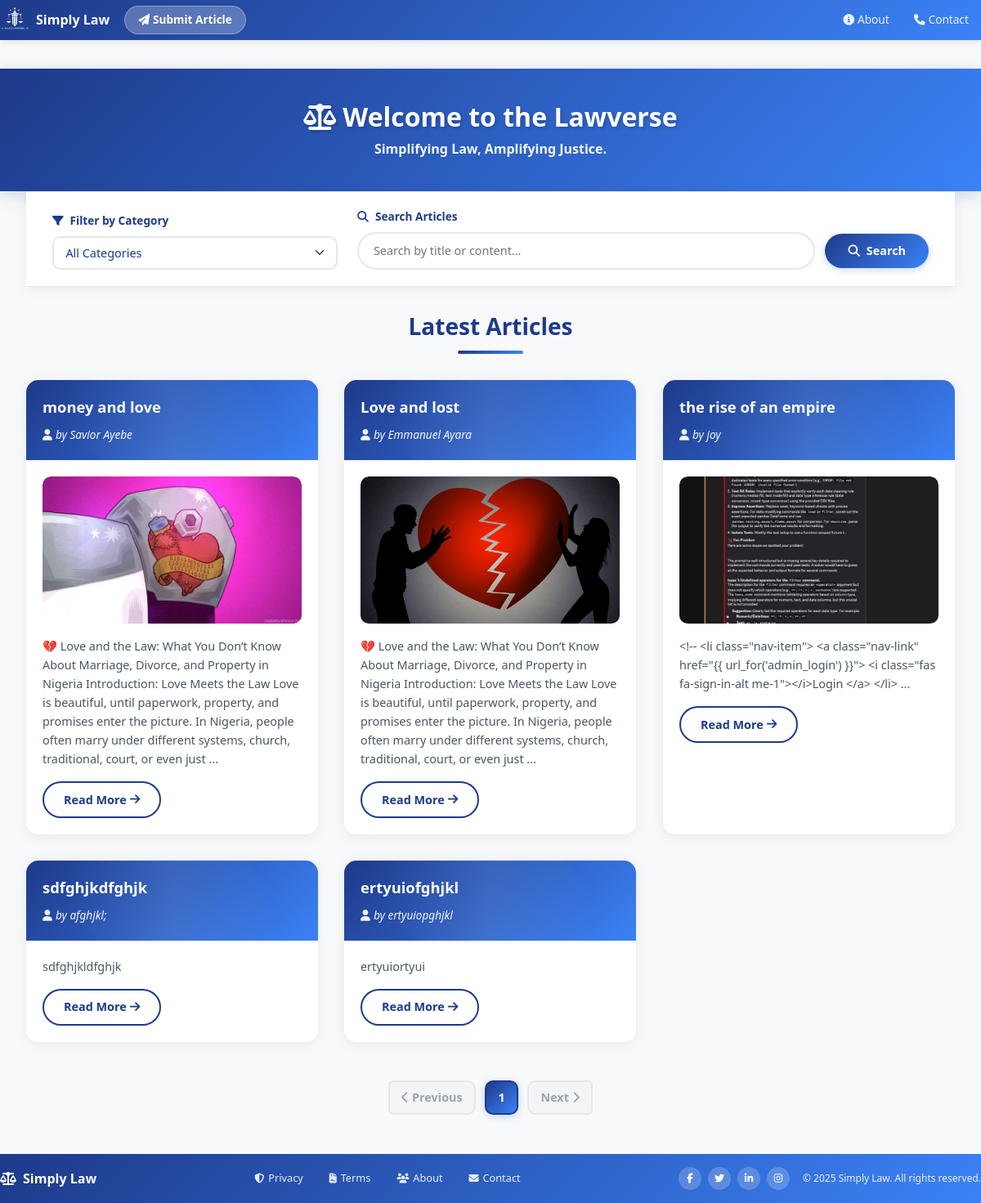
The page / on the database its author committed.
### models.py (models this page shows)
class Article(db.Model):
    id = db.Column(db.Integer, primary_key=True)
    email = db.Column(db.String(120))
    title = db.Column(db.String(100), nullable=False)
    content = db.Column(db.Text, nullable=False)
    author = db.Column(db.String(100), nullable=False)
    date_posted = db.Column(db.DateTime, default=datetime.utcnow)
    comments = db.relationship('Comment', backref='article', lazy=True)
    likes = db.Column(db.Integer, default=0, nullable=False)
    status = db.Column(db.String(20), nullable=False, default='pending')
    views = db.Column(db.Integer, default=0)
    date_submitted = db.Column(db.DateTime, default=datetime.utcnow)
    cover_image = db.Column(db.String(100))  # New field
    document_filename = db.Column(db.String(120), nullable=True)
    category = db.Column(db.String(100), nullable=False, default='General')
    approved = db.Column(db.Boolean, default=False)  # <- important!

### routes.py (the view, shortened to what this page needs)
    @app.route('/')
    def home():
        page = request.args.get('page', 1, type=int)
        category = request.args.get('category')
        search_query = request.args.get('search', '', type=str)
        per_page = 6
        query = Article.query.filter(Article.status == 'approved')
        if category:
            query = query.filter(Article.category == category)
        articles = query.order_by(Article.date_posted.desc()) \
                        .paginate(page=page, per_page=per_page)
        categories = db.session.query(Article.category).distinct().all()
        return render_template(
            'home.html',
            articles=articles,
            categories=categories,
            selected_category=category,
            search_query=search_query,
        )

### templates/home.html (shortened to what this page needs)
{% extends 'layout.html' %}
{% block content %}
<div class="container mt-4">
    <div class="hero-section">
        <div class="content-wrapper text-center">
            <h1 class="hero-title">
                <i class="fas fa-balance-scale me-2"></i>Welcome to the Lawverse
            </h1>
            <p class="hero-subtitle mb-0">
              <strong>Simplifying Law, Amplifying Justice.</strong>
            </p>
        </div>
    </div>
    <div class="content-wrapper">
        <div class="controls-section">
            <div class="controls-grid">
                <div>
                    <form method="get" action="{{ url_for('home') }}">
                        <label class="filter-label">
                            <i class="fas fa-filter me-2"></i>Filter by Category
                        </label>
                        <select class="form-select" name="category" onchange="this.form.submit()">
                            <option value="">All Categories</option>
                        </select>
                    </form>
                </div>
                <div>
                    <label class="filter-label">
                        <i class="fas fa-search me-2"></i>Search Articles
                    </label>
                    <form method="get" action="{{ url_for('home') }}">
                        <div class="search-container">
                            <input
                                type="text"
                                name="search"
                                class="search-input"
                                placeholder="Search by title or content..."
                                value="{{ search_query }}">
                            <button type="submit" class="search-btn">
                                <i class="fas fa-search me-2"></i>Search
                            </button>
                        </div>
                    </form>
                </div>
            </div>
        </div>
        {% if articles.items %}
            <h2 class="section-title">Latest Articles</h2>
            <div class="articles-grid">
                {% for article in articles.items %}
                    <div class="article-card" style="--card-index: {{ loop.index }}">
                        <div class="article-header">
                            <a href="{{ url_for('read_more', article_id=article.id) }}" class="article-title-link">
                                <h5 class="article-title">{{ article.title }}</h5>
                            </a>
                            <small class="article-author">
                                <i class="fas fa-user me-1"></i>by {{ article.author }}
                            </small>
                        </div>
                        <div class="article-body">
                            {% if article.cover_image %}
                                <div style="overflow: hidden; border-radius: 10px;">
                                    <img
                                        src="{{ url_for('static', filename='uploads/' + article.cover_image) }}"
                                        class="cover-image"
                                        alt="Cover Image for {{ article.title }}"
                                        loading="lazy">
                                </div>
                            {% endif %}
                            <p class="article-text">
                                {{ article.content[:300] }}{% if article.content|length > 300 %}...{% endif %}
                            </p>
                            <a href="{{ url_for('read_more', article_id=article.id) }}" class="read-more-btn">
                                Read More <i class="fas fa-arrow-right ms-1"></i>
                            </a>
                        </div>
                    </div>
                {% endfor %}
            </div>
            <nav aria-label="Page navigation">
                <ul class="pagination">
                    {% if articles.has_prev %}
                        <li class="page-item">
                            <a class="page-link" href="{{ url_for('home', page=articles.prev_num, category=selected_category, search=search_query) }}">
                                <i class="fas fa-chevron-left me-1"></i>Previous
                            </a>
                        </li>
                    {% else %}
                        <li class="page-item disabled">
                            <span class="page-link">
                                <i class="fas fa-chevron-left me-1"></i>Previous
                            </span>
                        </li>
                    {% endif %}
                    {% for page_num in articles.iter_pages(left_edge=1, right_edge=1, left_current=2, right_current=2) %}
                        {% if page_num %}
                            {% if page_num == articles.page %}
                                <li class="page-item active">
                                    <span class="page-link">{{ page_num }}</span>
                                </li>
                            {% else %}
                                <li class="page-item">
                                    <a class="page-link" href="{{ url_for('home', page=page_num, category=selected_category, search=search_query) }}">
                                        {{ page_num }}
                                    </a>
                                </li>
                            {% endif %}
                        {% else %}
                            <li class="page-item disabled">
                                <span class="page-link">…</span>
                            </li>
                        {% endif %}
                    {% endfor %}
                    {% if articles.has_next %}
                        <li class="page-item">
                            <a class="page-link" href="{{ url_for('home', page=articles.next_num, category=selected_category, search=search_query) }}">
                                Next<i class="fas fa-chevron-right ms-1"></i>
                            </a>
                        </li>
                    {% else %}
                        <li class="page-item disabled">
                            <span class="page-link">
                                Next<i class="fas fa-chevron-right ms-1"></i>
                            </span>
                        </li>
                    {% endif %}
                </ul>
            </nav>
        {% endif %}
    </div>
</div>
{% endblock %}

### templates/layout.html (shortened to what this page needs)
<!DOCTYPE html>
<html lang="en">
<head>
    <link
        href="https://cdn.jsdelivr.net/npm/bootstrap@5.3.0/dist/css/bootstrap.min.css"
        rel="stylesheet">
    <link rel="stylesheet"
        href="https://cdnjs.cloudflare.com/ajax/libs/font-awesome/6.5.0/css/all.min.css">
</head>
<body>
    <nav class="navbar navbar-expand-lg">
        <div class="container">
            <a class="navbar-brand" href="/">
                <img src="/static/simplylawverse.png" alt="Simply Law-verse Logo">
                <span>Simply Law</span>
            </a>
            <div class="d-flex align-items-center gap-2">
                {% if not current_user.is_authenticated or not current_user.is_admin %}
                <a class="btn-submit-article nav-link" href="{{ url_for('submit_article') }}">
                    <i class="fas fa-paper-plane me-1"></i>Submit Article
                </a>
                {% endif %}
            </div>
            <div class="collapse navbar-collapse" id="navbarNav">
                <ul class="navbar-nav ms-auto">
                    {% if current_user.is_authenticated and current_user.is_admin %}
                        <li class="nav-item">
                            <a class="nav-link" href="{{ url_for('admin_dashboard') }}">
                                <i class="fas fa-tachometer-alt me-1"></i>Dashboard
                            </a>
                        </li>
                        <li class="nav-item">
                            <a class="nav-link" href="{{ url_for('view_messages') }}">
                                <i class="fas fa-envelope me-1"></i>Messages
                            </a>
                        </li>
                        <li class="nav-item">
                            <a class="nav-link" href="{{ url_for('admin_logout') }}">
                                <i class="fas fa-sign-out-alt me-1"></i>Logout
                            </a>
                        </li>
                    {% else %}
                        <li class="nav-item">
                            <a class="nav-link" href="{{ url_for('about') }}">
                                <i class="fas fa-info-circle me-1"></i>About
                            </a>
                        </li>
                        <li class="nav-item">
                            <a class="nav-link" href="{{ url_for('contact') }}">
                                <i class="fas fa-phone me-1"></i>Contact
                            </a>
                        </li>
                    {% endif %}
                </ul>
            </div>
        </div>
    </nav>
    <div class="container my-4">
        {% block content %}{% endblock %}
    </div>
    <footer class="text-white">
        <div class="container">
            <div class="footer-content">
                <div class="footer-brand">
                    <i class="fas fa-balance-scale me-2"></i>Simply Law
                </div>
                <div class="footer-links">
                    <a href="/privacy-policy">
                        <i class="fas fa-shield-alt"></i>Privacy
                    </a>
                    <a href="/terms">
                        <i class="fas fa-file-contract"></i>Terms
                    </a>
                    <a href="{{ url_for('about') }}">
                        <i class="fas fa-users"></i>About
                    </a>
                    <a href="{{ url_for('contact') }}">
                        <i class="fas fa-envelope"></i>Contact
                    </a>
                </div>
                <div class="footer-right">
                    <div class="footer-social">
                        <a href="#" class="social-icon" aria-label="Facebook">
                            <i class="fab fa-facebook-f"></i>
                        </a>
                        <a href="#" class="social-icon" aria-label="Twitter">
                            <i class="fab fa-twitter"></i>
                        </a>
                        <a href="#" class="social-icon" aria-label="LinkedIn">
                            <i class="fab fa-linkedin-in"></i>
                        </a>
                        <a href="#" class="social-icon" aria-label="Instagram">
                            <i class="fab fa-instagram"></i>
                        </a>
                    </div>
                    <div class="footer-copyright">
                        &copy; {{ current_year or '2025' }} Simply Law. All rights reserved.
                    </div>
                </div>
            </div>
        </div>
    </footer>
</body>
</html>

### templates/layout.html (style rules this page uses)
body { background-color: #f8f9fa; font-family: 'Segoe UI', Tahoma, Geneva, Verdana, sans-serif; padding-top: 60px; }
.navbar { background: linear-gradient(135deg, #1e3a8a 0%, #3b82f6 100%); padding: 0.4rem 0; position: fixed; top: 0; left: 0; right: 0; z-index: 1050; box-shadow: 0 2px 8px rgba(0, 0, 0, 0.1); }
.navbar-brand { display: flex; align-items: center; font-weight: 600; font-size: 1rem; color: #fff !important; padding: 0; }
.navbar-brand img { height: 36px; width: 36px; border-radius: 6px; margin-right: 8px; }
.nav-link { color: rgba(255, 255, 255, 0.9) !important; font-weight: 500; font-size: 0.85rem; padding: 0.4rem 0.8rem !important; border-radius: 6px; transition: all 0.2s ease; margin: 0 0.15rem; }
.nav-link i { font-size: 0.85rem; }
.btn-submit-article { background: rgba(255, 255, 255, 0.25); color: #fff !important; font-weight: 600; font-size: 0.85rem; padding: 0.4rem 1rem !important; border-radius: 20px; border: 1px solid rgba(255, 255, 255, 0.3); transition: all 0.2s ease; white-space: nowrap; }
footer { background: linear-gradient(135deg, #1e3a8a 0%, #3b82f6 100%); margin-top: 3rem; padding: 1rem 0; }
.footer-content { display: flex; align-items: center; justify-content: space-between; flex-wrap: wrap; gap: 1rem; }
.footer-brand { font-size: 1rem; font-weight: 700; color: #fff; margin: 0; }
.footer-links { display: flex; gap: 1rem; flex-wrap: wrap; align-items: center; }
.footer-links a { color: rgba(255, 255, 255, 0.9); text-decoration: none; font-weight: 500; font-size: 0.8rem; padding: 0.25rem 0.5rem; border-radius: 6px; transition: all 0.2s ease; display: inline-flex; align-items: center; gap: 0.3rem; white-space: nowrap; }
.footer-links a i { font-size: 0.75rem; }
.footer-right { display: flex; align-items: center; gap: 1rem; }
.footer-social { display: flex; gap: 0.5rem; }
.social-icon { width: 28px; height: 28px; border-radius: 50%; background: rgba(255, 255, 255, 0.2); display: flex; align-items: center; justify-content: center; color: #fff; font-size: 0.75rem; transition: all 0.2s ease; text-decoration: none; }
.footer-copyright { color: rgba(255, 255, 255, 0.9); font-size: 0.75rem; margin: 0; white-space: nowrap; }

### rows shown on the page
Article: title "money and love", author "Savior Ayebe", cover_image (picture), content "💔 Love and the Law: What You Don’t Know About Marriage, Divorce, and Property in Nigeria Introduction: Love Meets the Law Love is beautiful, until paperwork, property, and promises enter the picture. In Nigeria, people often marry under different systems, church, traditional, court, or even just"
Article: title "Love and lost", author "Emmanuel Ayara", cover_image (picture), content "💔 Love and the Law: What You Don’t Know About Marriage, Divorce, and Property in Nigeria Introduction: Love Meets the Law Love is beautiful, until paperwork, property, and promises enter the picture. In Nigeria, people often marry under different systems, church, traditional, court, or even just"
Article: title "the rise of an empire", author "joy", cover_image (picture), content "<!-- <li class=\"nav-item\"> <a class=\"nav-link\" href=\"{{ url_for('admin_login') }}\"> <i class=\"fas fa-sign-in-alt me-1\"></i>Login </a> </li>"
Article: title "sdfghjkdfghjk", author "afghjkl;", content "sdfghjkldfghjk"
Article: title "ertyuiofghjkl", author "ertyuiopghjkl", content "ertyuiortyui"

### other values the page prints
{{ page_num }} "1"
{{ current_year or '2025' }} "2025"
